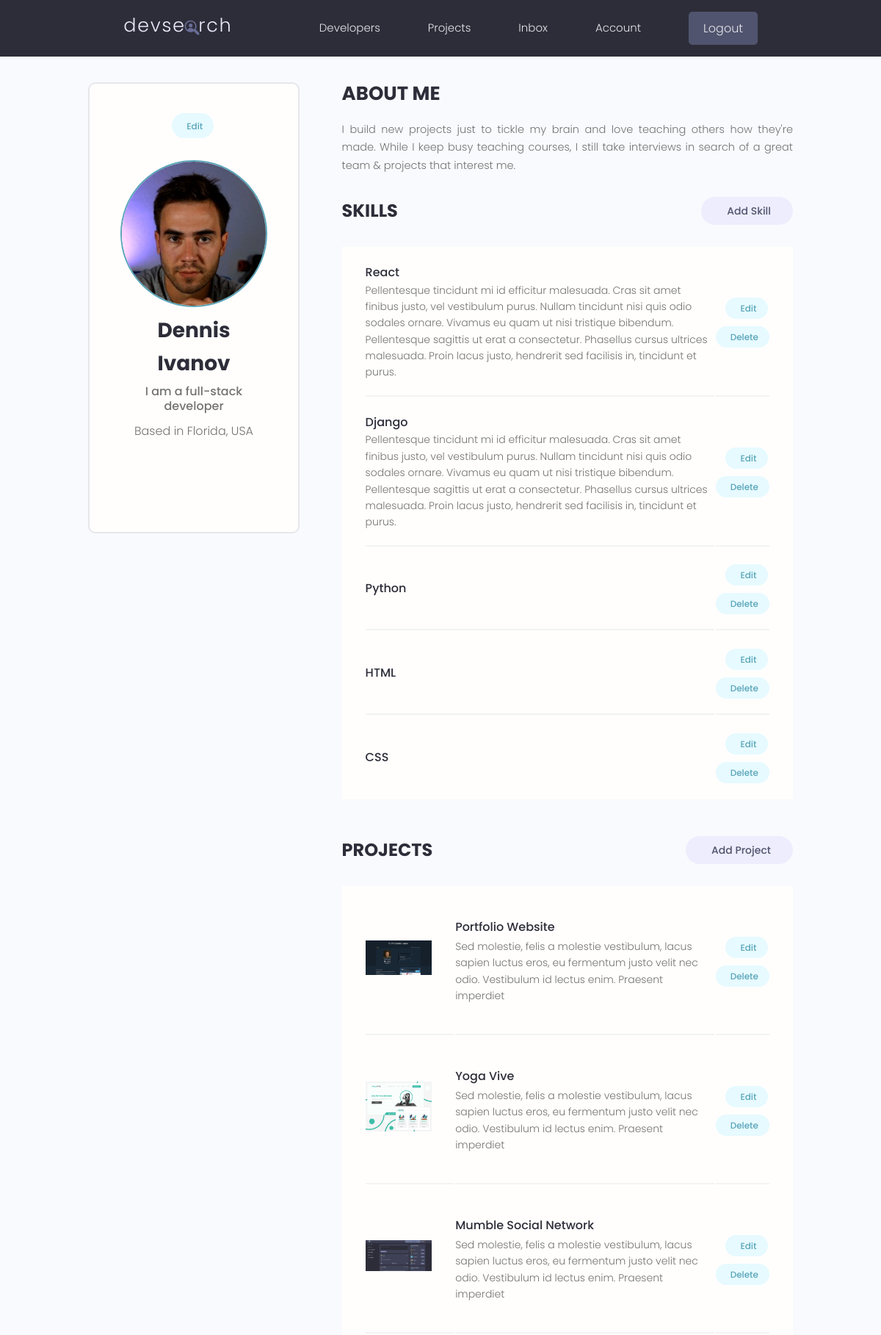
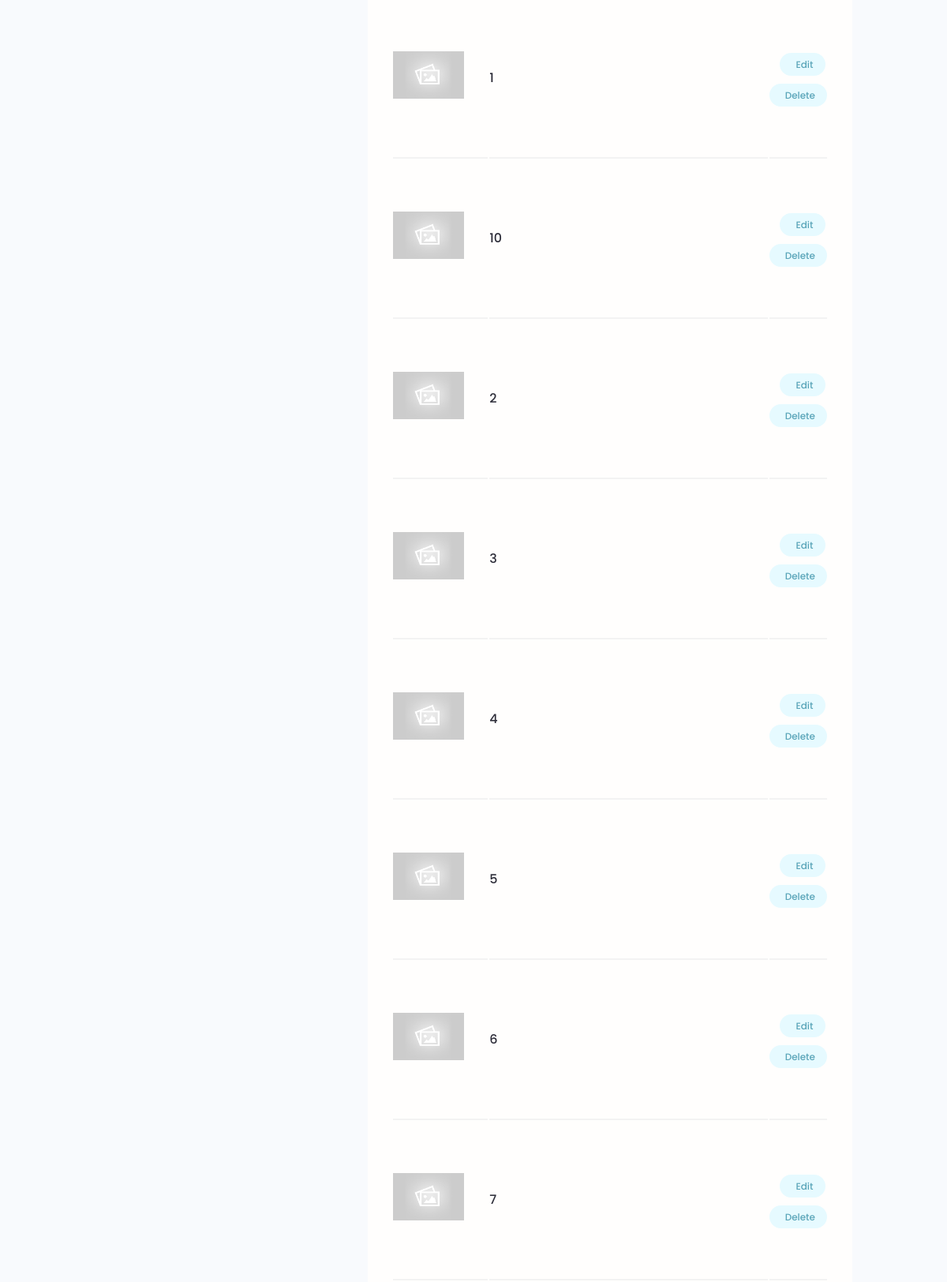
/account/ (signed in, upper part), run on the app's committed database (2 pictures, top to bottom).
### users/models.py (models this page shows, shortened)
class Profile(models.Model):
    user = models.OneToOneField(User, on_delete=models.CASCADE, null=True, blank=True)
    name = models.CharField(max_length=200, blank=True, null=True)
    email = models.EmailField(max_length=500, blank=True, null=True)
    username = models.CharField(max_length=200, blank=True, null=True)
    location = models.CharField(max_length=200, blank=True, null=True)
    short_intro = models.CharField(max_length=200, blank=True, null=True)
    bio = models.TextField(blank=True, null=True)
    profile_image = models.ImageField(blank=True, null=True, upload_to='profiles/',
    default="profiles/user-default.png")
    social_github = models.CharField(max_length=200, blank=True, null=True)
    social_twitter = models.CharField(max_length=200, blank=True, null=True)
    social_linkedin = models.CharField(max_length=200, blank=True, null=True)
    social_youtube = models.CharField(max_length=200, blank=True, null=True)
    social_website = models.CharField(max_length=200, blank=True, null=True)
    created = models.DateTimeField(auto_now_add=True)
    id = models.UUIDField(default=uuid.uuid4, unique=True, primary_key=True, editable=False)

class Skill(models.Model):
    owner = models.ForeignKey(
        Profile, on_delete=models.CASCADE, null=True, blank=True)
    name = models.CharField(max_length=200, blank=True, null=True)
    description = models.TextField(null=True, blank=True)
    created = models.DateTimeField(auto_now_add=True)
    id = models.UUIDField(default=uuid.uuid4, unique=True,
                         primary_key=True, editable=False)

### projects/models.py (models this page shows, shortened)
class Project(models.Model):
    owner = models.ForeignKey(
        Profile, null=True, blank=True, on_delete=models.SET_NULL)
    title = models.CharField(max_length=200)
    description = models.TextField(null=True, blank=True)
    featured_image = models.ImageField(
        null=True, blank=True, default="default.jpg")
    demo_link = models.CharField(max_length=2000, null=True, blank=True)
    source_link = models.CharField(max_length=2000, null=True, blank=True)
    tags = models.ManyToManyField('Tag', blank=True)
    vote_total = models.IntegerField(default=0, null=True, blank=True)
    vote_ratio = models.IntegerField(default=0, null=True, blank=True)
    created = models.DateTimeField(auto_now_add=True)
    id = models.UUIDField(default=uuid.uuid4, unique=True, primary_key=True, editable=False)
    class Meta:
        ordering = ['-vote_ratio', '-vote_total', 'title']

### users/views.py (the view)
# urls.py: path('account/', views.userAccount, name="account"),
@login_required(login_url='login')
def userAccount(request):
    profile = request.user.profile
    skills = profile.skill_set.all()
    projects = profile.project_set.all()
    context = {'profile': profile, 'skills': skills, 'projects': projects}
    return render(request, 'users/account.html', context)

### users/templates/users/account.html (shortened to what this page needs)
{% extends 'main.html' %}
{% block content %}
  <main class="settingsPage profile my-md">
    <div class="container">
      <div class="layout">
        <div class="column column--1of3">
          <div class="card text-center">
            <div class="card__body dev">
              <a class="tag tag--pill tag--main settings__btn" href="{% url 'edit-account' %}"> Edit</a>
              <img class="avatar avatar--xl dev__avatar" src="{{ profile.profile_image.url }}" />
              <h2 class="dev__name">{{ profile.name }}</h2>
              <p class="dev__title">{{ profile.short_intro }}</p>
              <p class="dev__location">Based in {{ profile.location }}</p>
              <ul class="dev__social">
            </ul>
            </div>
          </div>
        </div>
        <div class="column column--2of3">
          <div class="devInfo">
            <h3 class="devInfo__title">About Me</h3>
            <p class="devInfo__about">{{ profile.bio }}</p>
          </div>
          <div class="settings">
            <h3 class="settings__title">Skills</h3>
            <a class="tag tag--pill tag--sub settings__btn tag--lg" href="{% url 'create-skill' %}"> Add Skill</a>
          </div>
          <table class="settings__table">
            {% for skill in skills %}
          <tr>
            <td class="settings__tableInfo">
              <h4>{{skill.name}}</h4>
              <p>
                {{skill.description}}
              </p>
            </td>
              <td class="settings__tableActions">
                <a class="tag tag--pill tag--main settings__btn" href="{% url 'update-skill' skill.id %}"> Edit</a>
                <a class="tag tag--pill tag--main settings__btn" href="{% url 'delete-skill' skill.id %}?next=/account">
                  Delete</a>
              </td>
            </tr>
            {% endfor %}
          </table>
          <div class="settings">
            <h3 class="settings__title">Projects</h3>
            <a class="tag tag--pill tag--sub settings__btn tag--lg" href="{% url 'create-project' %}"> Add Project</a>
          </div>
          <table class="settings__table">
            {% for project in projects %}
            <tr>
              <td class="settings__thumbnail">
                <a href="{% url 'project' project.id %}"><img src="{{ project.featured_image.url }}" alt="Project Thumbnail" /></a>
              </td>
              <td class="settings__tableInfo">
                <a href="{% url 'project' project.id %}">{{ project.title }}</a>
                <p>{{ project.description|slice:"150" }}</p>
              </td>
              <td class="settings__tableActions">
                <a class="tag tag--pill tag--main settings__btn" href="{% url 'update-project' project.id %}"> Edit</a>
                <a class="tag tag--pill tag--main settings__btn" href="{% url 'delete-project' project.id %}?next=/account">
                  Delete</a>
              </td>
            </tr>
            {% endfor %}
          </table>
        </div>
      </div>
    </div>
  </main>
  {% endblock content %}

### static/styles/app.css (style rules this page uses)
:root { --color-sub: #2d2d39; }
.card { border: 2px solid var(--color-light); }
img { width: 100%; }
.profile .card > .dev { padding: 4rem; }
.dev__avatar { display: block; margin: auto; }
.dev__name { color: var(--color-sub); font-size: 2.8rem; font-weight: 700; margin-top: 1rem; margin-bottom: 0.5rem; }
.dev__title { font-size: 1.6rem; font-weight: 500; line-height: 1.3; }
.dev__location { margin-top: 1rem; }
.dev__social { margin: 3rem 0; list-style: none; display: flex; justify-content: center; gap: 1.5rem; }
.devInfo { margin-bottom: 3rem; }
.devInfo__title, .devInfo__subtitle { font-size: 2.6rem; color: var(--color-sub); text-transform: uppercase; font-weight: 700; margin-bottom: 1.5rem; }
.devInfo__about, .devSkill__info { font-size: 1.45rem; line-height: 1.7; text-align: justify; }
.settingsPage .dev > .settings__btn { display: inline-block; margin-bottom: 3rem; }
.settings { display: flex; justify-content: space-between; align-items: center; }
.settings__title { font-size: 2.4rem; text-transform: uppercase; font-weight: 700; color: var(--color-sub); }
.settings__table { margin-top: 3rem; margin-bottom: 5rem; padding: 0 3rem; background: var(--color-white); }
.settings__table tr { width: 100%; }
.settings__table tr > td { padding: 2rem 0; }
.settings__table tr:not(:last-child) td { border-bottom: 2px solid var(--color-white-light); }
.settings__thumbnail { width: 23%; min-width: 10rem; }
.settings__thumbnail img { padding-right: 3rem; height: 15rem; object-fit: contain; }
.settings__tableInfo { width: 100%; }
.settings__tableInfo h4, .settings__tableInfo a { padding-right: 1rem; width: auto; font-size: 1.6rem; font-weight: 500; color: var(--color-sub); }
.settings__tableInfo p { font-size: 1.4rem; }
.settings__tableActions { text-align: right; }

### static/uikit/styles/modules/_variables.css (style rules this page uses)
:root { --color-main: #5aa5b9; --color-main-light: #e6faff; --color-sub: #3f4156; --color-sub-light: #51546e; --color-sub-lighter: #ededfd; --color-text: #737373; --color-gray: #8b8b8b; --color-light: #e5e7eb; --color-light-gray: #767676; --color-bg: #f8fafd; --color-white: #fffefd; --color-white-light: #f3f3f3; --color-success: #359e64; --color-success-bg: #def8e8; --color-error: #fc4b0b; --color-error-bg: #fff2ee; --font-base: 'Poppins', arial, helvetica, 'Segoe UI', roboto, ubuntu, sans-serif; --font-monospace: 'Fira Code', 'Courier New', courier, monospace; --font-regular: 300; --font-medium: 500; --font-bold: 700; --generic-shadow: 1px 1px 5px #00000010; --generic-transition: all 0.3s ease-in-out; }

### static/uikit/styles/modules/_base.css (style rules this page uses)
* { margin: 0; padding: 0; box-sizing: border-box; text-rendering: optimizeLegibility; color: inherit; font-size: inherit; }
html { font-size: 50%; }
@media only screen and (min-width: 480px) { html { font-size: 56.25%; } }
@media only screen and (min-width: 1200px) { html { font-size: 62.5%; } }
body { line-height: 1.6; font-weight: 400; font-size: 1.5rem; color: var(--color-text); background-color: var(--color-bg); min-height: 100vh; }

### static/uikit/styles/modules/_typography.css (style rules this page uses)
* { font-family: var(--font-base); }
h2 { font-size: 3.6rem; font-weight: var(--font-bold); }
h3 { font-size: 3.2rem; font-weight: var(--font-medium); }
h4 { font-size: 2.8rem; font-weight: var(--font-medium); }
p, span, strong { font-size: 1.6rem; color: var(--color-text); font-weight: var(--font-regular); }
a { padding-bottom: 2px; text-decoration: none; display: inline-block; color: var(--color-main); font-weight: var(--font-medium); }

### static/uikit/styles/modules/_utilities.css (style rules this page uses)
.container { width: 92%; max-width: 165rem; margin: 0 auto; box-sizing: border-box; }
@media screen and (min-width: 1000px) { .container { width: 90%; } }
@media screen and (min-width: 1200px) { .container { width: 80%; } }
.text-center { text-align: center; }
.my-md { margin: 3rem auto; }

### static/uikit/styles/modules/_avatar.css (style rules this page uses)
.avatar { border-radius: 50%; border: 2px solid var(--color-main); object-fit: cover; }
.avatar--xl { height: 20rem; width: 20rem; }

### static/uikit/styles/modules/_card.css (style rules this page uses)
.card { border-radius: 1rem; background-color: var(--color-white); border: 1.5px solid var(--color-light); width: auto; height: auto; margin-top: 0.5rem; margin-bottom: 0.5rem; overflow: hidden; }
.card__body, .card__header { padding: 2rem 2.5rem; }

### static/uikit/styles/modules/_layout.css (style rules this page uses)
.layout { display: flex; flex-flow: row wrap; justify-content: space-between; }
.layout > .column { margin-bottom: 3rem; }
.layout > .column.column--1of3 { flex-basis: 30%; }
.layout > .column.column--2of3 { flex-basis: 64%; }

### data on the page
Profile: profile_image (picture), name "Dennis Ivanov", short_intro "I am a full-stack developer", location "Florida, USA", bio "I build new projects just to tickle my brain and love teaching others how they're made. While I keep busy teaching courses, I still take interviews in search of a great team & projects that interest me."
Skill: name "React", description "Pellentesque tincidunt mi id efficitur malesuada. Cras sit amet finibus justo, vel vestibulum purus. Nullam tincidunt nisi quis odio sodales ornare. Vivamus eu quam ut nisi tristique bibendum. Pellentesque sagittis ut erat a consectetur. Phasellus cursus ultrices malesuada. Proin lacus justo, hendrerit sed facilisis in, tincidunt et purus."
Skill: name "Django", description "Pellentesque tincidunt mi id efficitur malesuada. Cras sit amet finibus justo, vel vestibulum purus. Nullam tincidunt nisi quis odio sodales ornare. Vivamus eu quam ut nisi tristique bibendum. Pellentesque sagittis ut erat a consectetur. Phasellus cursus ultrices malesuada. Proin lacus justo, hendrerit sed facilisis in, tincidunt et purus."
Skill: name "Python"
Skill: name "HTML"
Skill: name "CSS"
Project: featured_image (picture), title "Portfolio Website", description "Sed molestie, felis a molestie vestibulum, lacus sapien luctus eros, eu fermentum justo velit nec odio. Vestibulum id lectus enim. Praesent imperdiet"
Project: featured_image (picture), title "Yoga Vive", description "Sed molestie, felis a molestie vestibulum, lacus sapien luctus eros, eu fermentum justo velit nec odio. Vestibulum id lectus enim. Praesent imperdiet"
Project: featured_image (picture), title "Mumble Social Network", description "Sed molestie, felis a molestie vestibulum, lacus sapien luctus eros, eu fermentum justo velit nec odio. Vestibulum id lectus enim. Praesent imperdiet"
Project: featured_image (placeholder picture), title "1"
Project: featured_image (placeholder picture), title "10"
Project: featured_image (placeholder picture), title "2"
Project: featured_image (placeholder picture), title "3"
Project: featured_image (placeholder picture), title "4"
Project: featured_image (placeholder picture), title "5"
Project: featured_image (placeholder picture), title "6"
Project: featured_image (placeholder picture), title "7"
